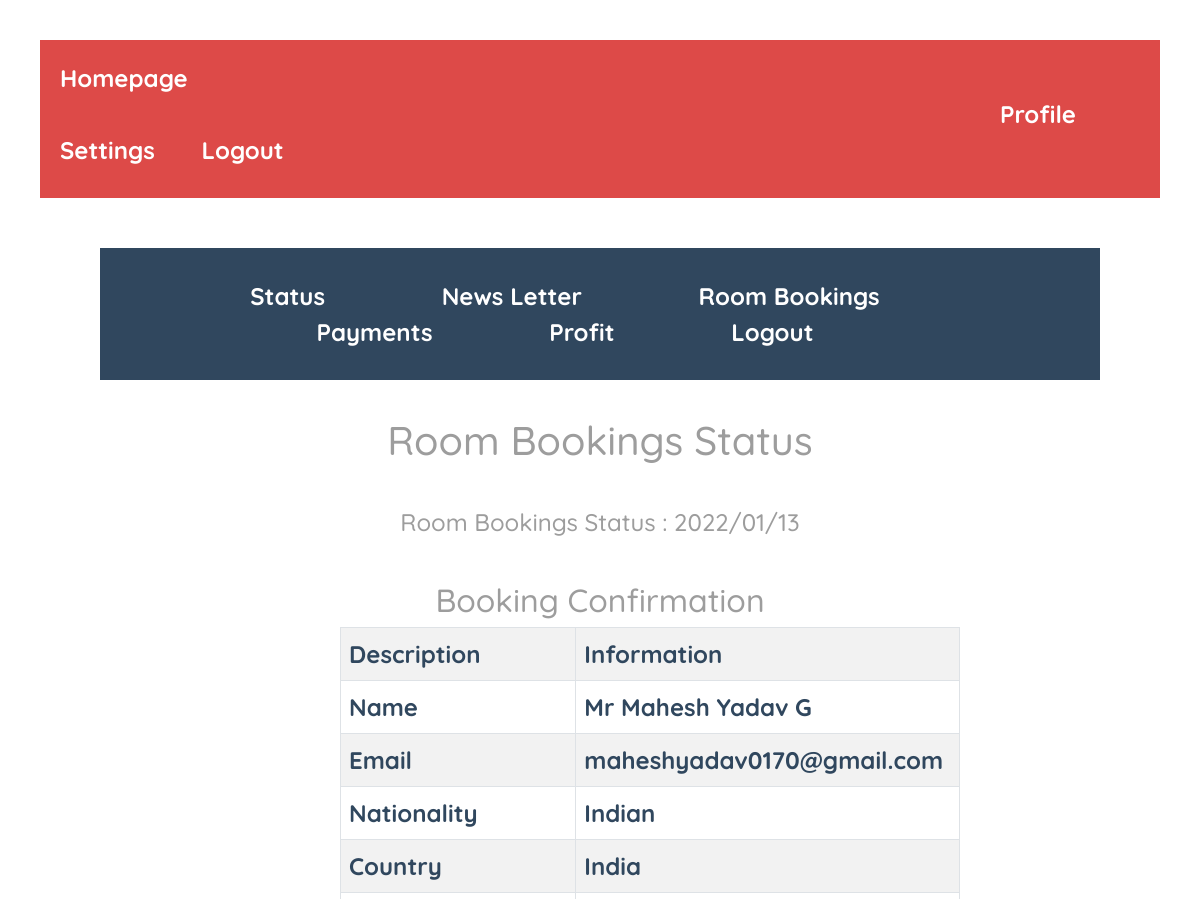
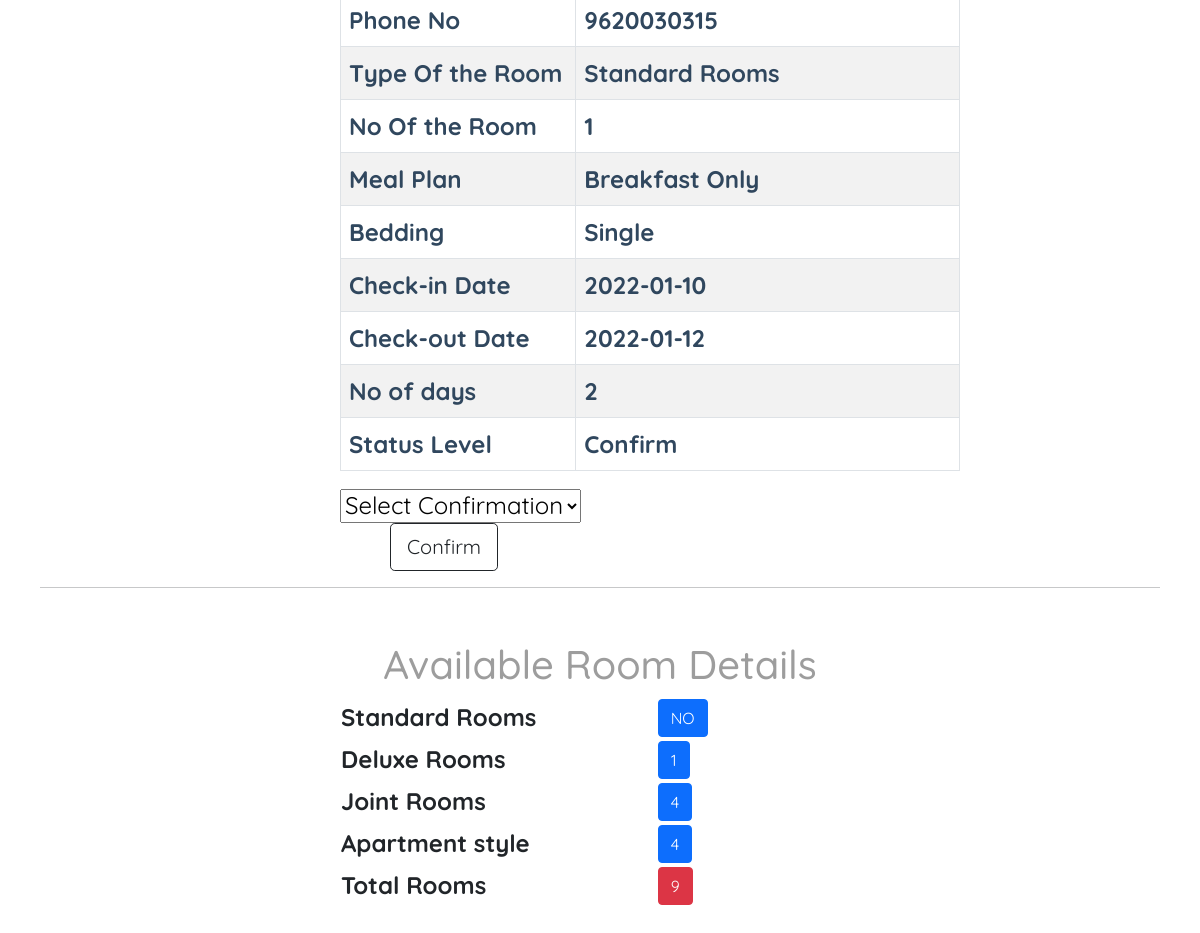
The app's page /adminpanel/roombook.php?rid=1 (signed in) with its own data (2 pictures, top to bottom).
### tables this page shows
CREATE TABLE `customerinfo` (
  `customerid` int(10) UNSIGNED NOT NULL,
  `title` varchar(5) DEFAULT NULL,
  `fname` text DEFAULT NULL,
  `lname` text DEFAULT NULL,
  `emailid` varchar(50) DEFAULT NULL,
  `nationality` varchar(30) DEFAULT NULL,
  `country` varchar(30) DEFAULT NULL,
  `phonenumber` text DEFAULT NULL,
  `roomtype` varchar(20) DEFAULT NULL,
  `bedtype` varchar(20) DEFAULT NULL,
  `roomnos` varchar(5) DEFAULT NULL,
  `mealtype` varchar(20) DEFAULT NULL,
  `checkindate` date DEFAULT NULL,
  `checkoutdate` date DEFAULT NULL,
  `status` varchar(20) DEFAULT NULL,
  `days` int(10) DEFAULT NULL
);

### adminpanel/roombook.php (the view, shortened to what this page needs)
<?php
    include ("database.php");
?>
<?php
    if (!isset($_GET["rid"]))
    {
    header("location:index.php");
    }
    else
    {
        $curdate = date("Y/m/d");
        $id = $_GET["rid"];
        $sql = "SELECT * from `customerinfo` where `customerid` = '$id' ";
        $re = mysqli_query($con, $sql);
        while ($row = mysqli_fetch_array($re))
        {
            $title = $row["title"];
            $fname = $row["fname"];
            $lname = $row["lname"];
            $email = $row["emailid"];
            $nat = $row["nationality"];
            $country = $row["country"];
            $Phone = $row["phonenumber"];
            $troom = $row["roomtype"];
            $bed = $row["bedtype"];
            $non = $row["roomnos"];
            $meal = $row["mealtype"];
            $cin = $row["checkindate"];
            $cout = $row["checkoutdate"];
            $sta = $row["status"];
            $days = $row["days"];
        }
    }
?>
<!DOCTYPE html>
    <html>
        <head>
        <link href="https://cdn.jsdelivr.net/npm/bootstrap@5.0.2/dist/css/bootstrap.min.css" rel="stylesheet">
        <link rel="stylesheet" href="home.css">
    </head>
    <body>
        <div class="Section1">
            <div>
                <a href="index.php">Homepage</a>
                <a style="padding-left:950px;" href="usersetting.php">Profile</a>
                <a href="settings.php">Settings</a>
                <a href="logout.php">Logout</a>
            </div>
        </div>
        <div class="Section2">
            <div>
                <a style="color: #fff; padding-right:100px;" href="home.php">Status</a>
                <a style="color: #fff;padding-right:100px;" href="message.php">News Letter</a>
                <a style="color: #fff;padding-right:100px;" href="roombook.php">Room Bookings</a>
                <a style="color: #fff;padding-right:100px;" href="payment.php">Payments</a>
                <a style="color: #fff;padding-right:100px;" href="profit.php">Profit</a>
                <a style="color: #fff;padding-right:100px;" href="logout.php">Logout</a>
            </div>
        </div>
        <div class="Section3">
            <div>
                <br>
                <h1 style="color: #9D9D9D;">Room Bookings Status</h1>
            </div>
        </div>
        <div class="Section3">
            <div>
                <br>
                <h4 style="color: #9D9D9D;">Room Bookings Status : <span><?php echo $curdate; ?></span></h4>
            </div>
        </div>
        <div class="Section3">
            <div>
                <br>
                <h2 style="color: #9D9D9D;">Booking Confirmation</h2>
            </div>
        </div>
        <div style="margin-left:300px; margin-right:200px;">
            <table class="table table-bordered table-striped">
                    <tr>
                        <th>Description</th>
                        <th>Information</th>
                    </tr>
                    <tr>
                        <th>Name</th>
                        <th><?php echo $title." ".$fname." ".$lname; ?> </th>
                    </tr>
                    <tr>
                        <th>Email</th>
                        <th><?php echo $email; ?> </th>
                    </tr>
                    <tr>
                        <th>Nationality </th>
                        <th><?php echo $nat; ?></th>
                    </tr>
                    <tr>
                        <th>Country </th>
                        <th><?php echo $country; ?></th>
                    </tr>
                    <tr>
                        <th>Phone No </th>
                        <th><?php echo $Phone; ?></th>
                    </tr>
                    <tr>
                        <th>Type Of the Room </th>
                        <th><?php echo $troom; ?></th>
                    </tr>
                    <tr>
                        <th>No Of the Room </th>
                        <th><?php echo $non; ?></th>
                    </tr>
                    <tr>
                        <th>Meal Plan </th>
                        <th><?php echo $meal; ?></th>
                    </tr>
                    <tr>
                        <th>Bedding </th>
                        <th><?php echo $bed; ?></th>
                    </tr>
                    <tr>
                        <th>Check-in Date </th>
                        <th><?php echo $cin; ?></th>
                    </tr>
                    <tr>
                        <th>Check-out Date</th>
                        <th><?php echo $cout; ?></th>
                    </tr>
                    <tr>
                        <th>No of days</th>
                        <th><?php echo $days; ?></th>
                    </tr>
                    <tr>
                        <th>Status Level</th>
                        <th><?php echo $sta; ?></th>
                    </tr>
                    </table>
  </div>
  <form action="" method="post">
    <div style=" margin-left:300px;width:50;" class="form-group">
      <select style="width:50;" name="conf">
        <option>Select Confirmation</option>
      </select>
    </div>
    <input style="margin-left:350px;" type="submit" name="co" value="Confirm" class="btn btn-outline-dark btn-lg">
  </form>
  <hr>
  <?php
     $rsql = "SELECT * from `hotelrooms`";
     $rre = mysqli_query($con, $rsql);
     $r = 0;
     $sc = 0;
     $gh = 0;
     $sr = 0;
     $dr = 0;
     while ($rrow = mysqli_fetch_array($rre))
     {
         $r = $r + 1;
         $s = $rrow["roomtype"];
         if ($s == "Standard Rooms") {
             $sc = $sc + 1;
         }
         else if ($s == "Deluxe Rooms") {
             $gh = $gh + 1;
         }
         else if ($s == "Joint Rooms") {
             $sr = $sr + 1;
         }
         else if ($s == "Apartment style") {
             $dr = $dr + 1;
         }
     }
     ?>
  <?php
      $csql = "SELECT * from `customerpayment`";
      $cre = mysqli_query($con, $csql);
      $cr = 0;
      $csc = 0;
      $cgh = 0;
      $csr = 0;
      $cdr = 0;
      while ($crow = mysqli_fetch_array($cre))
      {
          $cr = $cr + 1;
          $cs = $crow["roomtype"];
          if ($cs == "Standard Rooms") {
              $csc = $csc + 1;
          }
          if ($cs == "Deluxe Rooms") {
              $cgh = $cgh + 1;
          }
      }
      ?>
  <div class="Section3">
    <div>
      <br>
      <h1 style="color: #9D9D9D;">Available Room Details</h1>
    </div>
  </div>
  <div style="margin-left:300px">
    <table width="400px">
      <tr>
        <td><b>Standard Rooms</b></td>
        <td>
          <button type="button" class="btn btn-primary btn-circle">
            <?php
                    $f1 = $sc - $csc;
                    if ($f1 <= 0) {
                        $f1 = "NO";
                        echo $f1;
                    } else {
                        echo $f1;
                    }
                ?>
          </button>
        </td>
      </tr>
      <tr>
        <td><b>Deluxe Rooms</b></td>
        <td>
          <button type="button" class="btn btn-primary btn-circle">
            <?php
                    $f2 = $gh - $cgh;
                    if ($f2 <= 0) {
                        $f2 = "NO";
                        echo $f2;
                    } else {
                        echo $f2;
                    }
                ?>
          </button>
        </td>
      </tr>
      <tr>
        <td><b>Joint Rooms</b></td>
        <td>
          <button type="button" class="btn btn-primary btn-circle">
            <?php
                    $f3 = $sr - $csr;
                    if ($f3 <= 0) {
                        $f3 = "NO";
                        echo $f3;
                    } else {
                        echo $f3;
                    }
                ?>
          </button>
        </td>
      </tr>
      <tr>
        <td><b>Apartment style</b> </td>
        <td>
          <button type="button" class="btn btn-primary btn-circle">
            <?php
                $f4 = $dr - $cdr;
                if ($f4 <= 0) {
                    $f4 = "NO";
                    echo $f4;
                } else {
                    echo $f4;
                }
            ?>
          </button>
        </td>
      </tr>
      <tr>
        <td><b>Total Rooms </b> </td>
        <td>
          <button type="button" class="btn btn-danger btn-circle">
            <?php
                    $f5 = $r - $cr;
                    if ($f5 <= 0) {
                        $f5 = "NO";
                        echo $f5;
                    } else {
                        echo $f5;
                    }
                ?>
          </button>
        </td>
      </tr>
    </table>
 </div>
</body>
</html>

### adminpanel/home.css (style rules this page uses)
body { font-family: 'Quicksand', sans-serif; font-size: 1.5rem; font-weight: bold; margin-top: 0px; margin-left: 0px; margin-right: 0px; background: #fff; border: #fff solid; border-width: 40px; }
body { font-family: 'Quicksand', sans-serif; font-size: 1.5rem; font-weight: bold; margin-top: 0px; margin-left: 0px; margin-right: 0px; }
.Section1 { padding-top: 20px; padding-left: 10px; padding-bottom: 30px; background-color: #DD4A48; margin-bottom: 50px; }
a { padding-top: 10px; padding-left: 10px; padding-right: 30px; text-decoration: none; color: #fff; }
.Section2 { text-align: center; padding-top: 30px; padding-bottom: 30px; padding-left: 30px; padding-right: 10px; background-color: #30475E; color: #fff; margin-left: 60px; margin-right: 60px; }
.Section3 { text-align: center; }
table { border: 5px #30475E; }
th { color: #30475E; padding: 10px; }

### records on screen
customerinfo: title "Mr", fname "Mahesh", lname "Yadav G", emailid "maheshyadav0170@gmail.com", nationality "Indian", country "India", phonenumber "9620030315", roomtype "Standard Rooms", roomnos "1", mealtype "Breakfast Only", bedtype "Single", checkindate "2022-01-10", checkoutdate "2022-01-12", days "2", status "Confirm"

### other values on screen
$f1 "NO"
$f2 "1"
$f3 "4"
$f4 "4"
$f5 "9"
